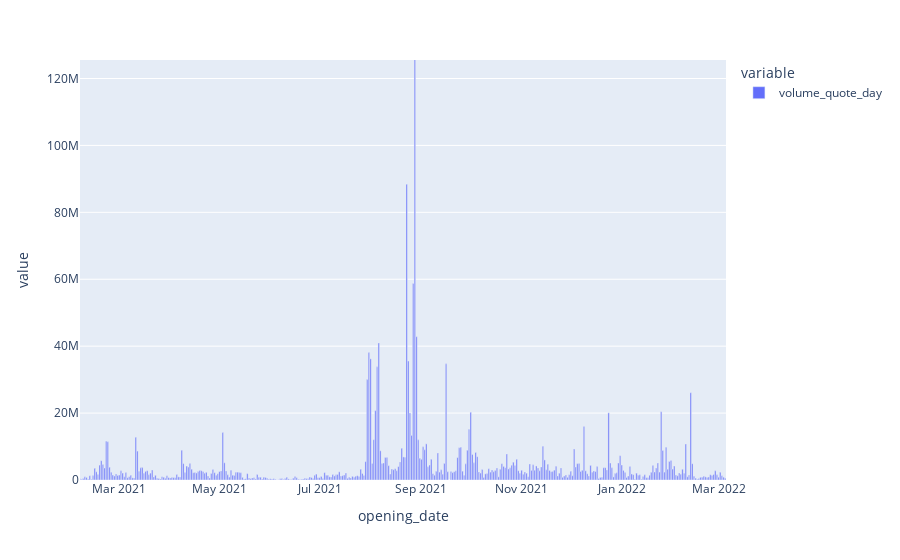

The notebook cell saved with this chart:
### Code cell
# Plot Volume quote per day
cryptopunks_volume = cryptopunks_vol_df['volume_quote_day'].astype(int)

# cryptopunks_volume.plot.line(figsize = (20,4))

px.bar(cryptopunks_volume)

### Figure 1 — Plotly figure (JSON) as saved in the notebook; plotly's stock layout.template omitted (floating-point values rounded to 4 significant figures; data arrays with more than 128 entries replaced by an {"elided": "..."} marker saying what was removed)
{"data": [{"alignmentgroup": "True", "hovertemplate": "variable=volume_quote_day<br>opening_date=%{x}<br>value=%{y}<extra></extra>", "legendgroup": "volume_quote_day", "marker": {"color": "#636efa", "pattern": {"shape": ""}}, "name": "volume_quote_day", "offsetgroup": "volume_quote_day", "orientation": "v", "showlegend": true, "textposition": "auto", "type": "bar", "x": {"elided": "1325 str values"}, "xaxis": "x", "y": {"elided": "1325 int values"}, "yaxis": "y"}], "layout": {"autosize": true, "barmode": "relative", "legend": {"title": {"text": "variable"}, "tracegroupgap": 0}, "margin": {"t": 60}, "xaxis": {"anchor": "y", "autorange": false, "domain": [0, 1], "range": ["2021-02-05 00:49:05.6398", "2022-03-05 12:00"], "title": {"text": "opening_date"}, "type": "date"}, "yaxis": {"anchor": "x", "autorange": false, "domain": [0, 1], "range": [0, 125500000.0], "title": {"text": "value"}, "type": "linear"}}}
